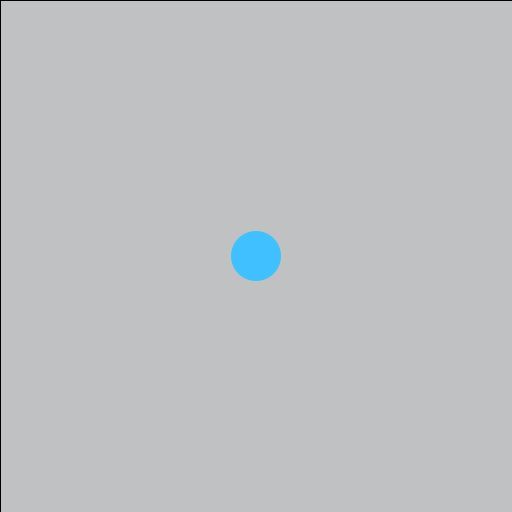
Frame 1 (no input)
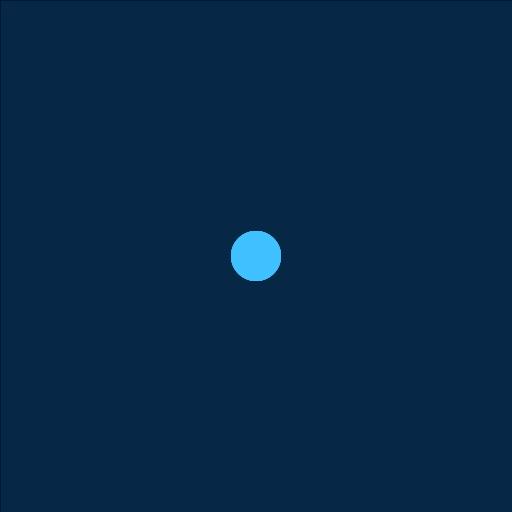
Frame 60 (the mouse pressed at the canvas centre just before this capture)
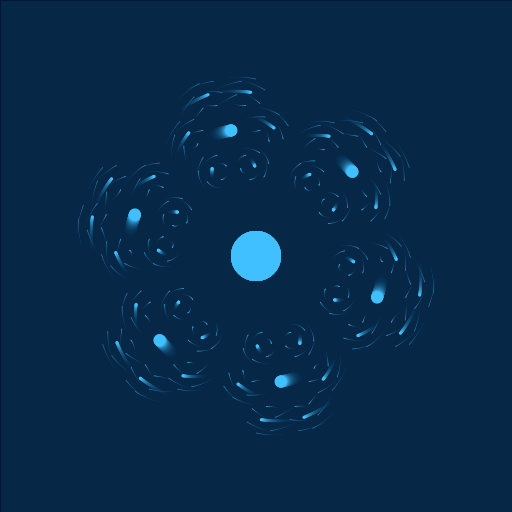
Frame 120 (the mouse held since frame 60 and released just before this capture)

The Processing sketch that drew these frames (run headless with seeded random() and noise(); from frame 60 on, the mouse is pressed at the canvas centre):

// Processing sketch: processing_140594
// ── processing_140594.pde

int count;
int starSize;
int childNum;
float distance;

void setup() {

  size( 512, 512 );
  
  count = 0;
  starSize = 50;
  distance = 300;
  childNum = 2;
  
}

void draw() {

  fill( 0, 32, 64, 16);
  rect( 0, 0, width, height );

  noStroke();
  fill( 64, 192, 255 );
  
  float posX = width / 2;
  float posY = height / 2;
  ellipse( posX, posY, starSize, starSize );

  drawSatellite( posX, posY, starSize/4, mouseY/2, mouseX/40, childNum, count );

  count++;
  
}

void drawSatellite(float centerX, float centerY, float starSize, float distance, int num, int level, float angle) {

  for(int i=0; i<num; i++) {
  
    float posX = centerX + ( distance * cos( 2 * PI * ( (float)i / (float)num ) + ( angle / 360.0 ) ) );
    float posY = centerY + ( distance * sin( 2 * PI * ( (float)i / (float)num ) + ( angle / 360.0 ) ) );
  
    ellipse(posX, posY, starSize, starSize);
  
    if (level >= 1) {
      drawSatellite(posX, posY, starSize/4, distance/3, num, level-1, angle*3);
    }
    
  }
    
}

void keyPressed() {
    if (key == CODED) {         // コード化されているキーが押された
        if (keyCode == UP) {        // キーコードを判定
             starSize-=5;
        } else if (keyCode == DOWN) {
             starSize+=5;
        }
    }
}
